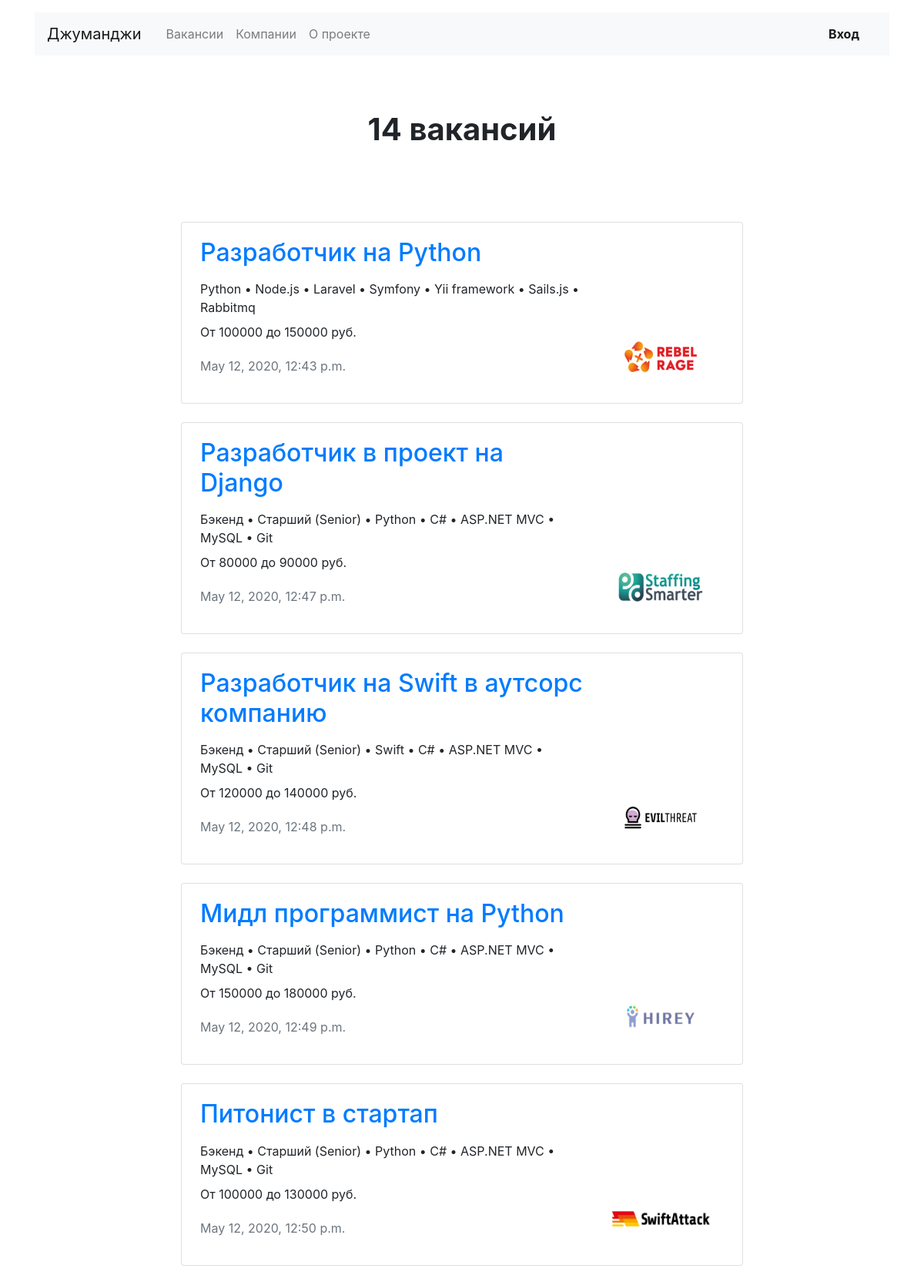
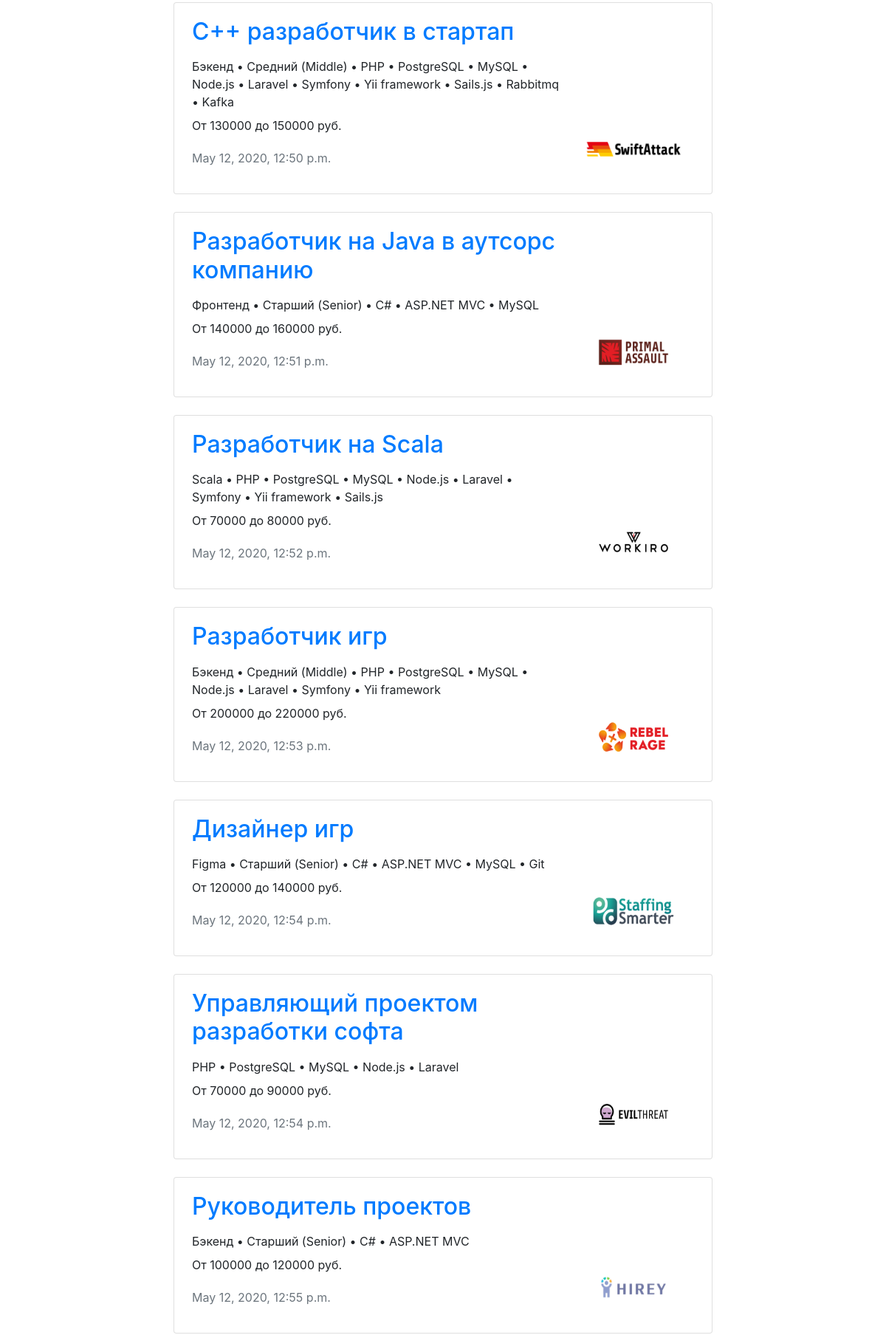
Page /vacancies/ (upper part) on the committed database (2 pictures, top to bottom).
### vacancy/models.py (models this page shows, shortened)
class Vacancy(models.Model):
    title = models.CharField(max_length=150)
    speciality = models.ForeignKey(Speciality, on_delete=models.CASCADE, related_name='vacancy' )
    company = models.ForeignKey(Company, on_delete=models.CASCADE, related_name='vacancy')
    skills = models.TextField(blank=True, null=True)
    description = models.TextField(blank=True, null=True)
    salary_min = models.PositiveIntegerField(blank=True, null=True)
    salary_max = models.PositiveIntegerField(blank=True, null=True)
    published_at = models.DateTimeField(auto_now_add=True)

class Company(models.Model):
    name = models.CharField(max_length=50)
    location = models.CharField(max_length=50)
    logo = models.ImageField(upload_to='MEDIA_COMPANY_IMAGE_DIR', height_field=None, width_field=None)
    description = models.TextField(blank=True, null=True)
    employee_count = models.IntegerField(blank=True, null=True)
    company = models.ForeignKey(User, on_delete=models.CASCADE, blank=True, null=True)

### vacancy/views.py (the view)
# urls.py: path('vacancies/', AllVacalsyList.as_view(), name='all_vacancies_list'),
class AllVacalsyList(View):
    def get(self, request):
        vacancies = Vacancy.objects.all()
        count = len(Vacancy.objects.all())
        context = {
                    'vacancies': vacancies,
                    'count': count
                    }
        return render(request, 'vacancy/all_vacancies.html', context)

### vacancy/templates/vacancy/all_vacancies.html
{% extends 'base.html' %}
{% block company %}
<section>
    <h1 class="h1 text-center mx-auto mt-4 py-5"><strong>{{ count }} вакансий</strong></h1>
    <div class="row mt-5">
        <div class="col-12 col-lg-8 offset-lg-2 m-auto">
            {% for data in vacancies %}
            <div class="card mb-4">
                <div class="card-body px-4">
                    <div class="row">
                        <div class="col-12 col-md-8 col-lg-9">
                            <h2 class="h2 pb-2"><a href="{% url 'speciality_single_page' data.id %}">{{ data.title }}</a></h2>
                            <p class="mb-2">{{ data.skills }}</p>
                            <p>От {{ data.salary_min }} до {{ data.salary_max }} руб.</p>
                            <p class="text-muted pt-1">{{ data.published_at}}</p>
                        </div>
                        <div class="col-12 col-md-4 col-lg-3 d-flex align-items-end">
                            <a href="#"><img src="{{ data.company.logo.url }}" width="130" height="80" alt=""></a>
                        </div>
                    </div>
                </div>
            </div>
            {% endfor %}
        </div>
    </div>
</section>
{% endblock %}

### rows in the picture
Vacancy: title "Разработчик на Python", skills "Python • Node.js • Laravel • Symfony • Yii framework • Sails.js • Rabbitmq", salary_min "100000", salary_max "150000", published_at "May 12, 2020, 12:43 p.m.", company.logo (picture)
Vacancy: title "Разработчик в проект на Django", skills "Бэкенд • Старший (Senior) • Python • C# • ASP.NET MVC • MySQL • Git", salary_min "80000", salary_max "90000", published_at "May 12, 2020, 12:47 p.m.", company.logo (picture)
Vacancy: title "Разработчик на Swift в аутсорс компанию", skills "Бэкенд • Старший (Senior) • Swift • C# • ASP.NET MVC • MySQL • Git", salary_min "120000", salary_max "140000", published_at "May 12, 2020, 12:48 p.m.", company.logo (picture)
Vacancy: title "Мидл программист на Python", skills "Бэкенд • Старший (Senior) • Python • C# • ASP.NET MVC • MySQL • Git", salary_min "150000", salary_max "180000", published_at "May 12, 2020, 12:49 p.m.", company.logo (picture)
Vacancy: title "Питонист в стартап", skills "Бэкенд • Старший (Senior) • Python • C# • ASP.NET MVC • MySQL • Git", salary_min "100000", salary_max "130000", published_at "May 12, 2020, 12:50 p.m.", company.logo (picture)
Vacancy: title "C++ разработчик в стартап", skills "Бэкенд • Средний (Middle) • PHP • PostgreSQL • MySQL • Node.js • Laravel • Symfony • Yii framework • Sails.js • Rabbitmq • Kafka", salary_min "130000", salary_max "150000", published_at "May 12, 2020, 12:50 p.m.", company.logo (picture)
Vacancy: title "Разработчик на Java в аутсорс компанию", skills "Фронтенд • Старший (Senior) • C# • ASP.NET MVC • MySQL", salary_min "140000", salary_max "160000", published_at "May 12, 2020, 12:51 p.m.", company.logo (picture)
Vacancy: title "Разработчик на Scala", skills "Scala • PHP • PostgreSQL • MySQL • Node.js • Laravel • Symfony • Yii framework • Sails.js", salary_min "70000", salary_max "80000", published_at "May 12, 2020, 12:52 p.m.", company.logo (picture)
Vacancy: title "Разработчик игр", skills "Бэкенд • Средний (Middle) • PHP • PostgreSQL • MySQL • Node.js • Laravel • Symfony • Yii framework", salary_min "200000", salary_max "220000", published_at "May 12, 2020, 12:53 p.m.", company.logo (picture)
Vacancy: title "Дизайнер игр", skills "Figma • Старший (Senior) • C# • ASP.NET MVC • MySQL • Git", salary_min "120000", salary_max "140000", published_at "May 12, 2020, 12:54 p.m.", company.logo (picture)
Vacancy: title "Управляющий проектом разработки софта", skills "PHP • PostgreSQL • MySQL • Node.js • Laravel", salary_min "70000", salary_max "90000", published_at "May 12, 2020, 12:54 p.m.", company.logo (picture)
Vacancy: title "Руководитель проектов", skills "Бэкенд • Старший (Senior) • C# • ASP.NET MVC", salary_min "100000", salary_max "120000", published_at "May 12, 2020, 12:55 p.m.", company.logo (picture)

### other values in the picture
{{ count }} "14"
